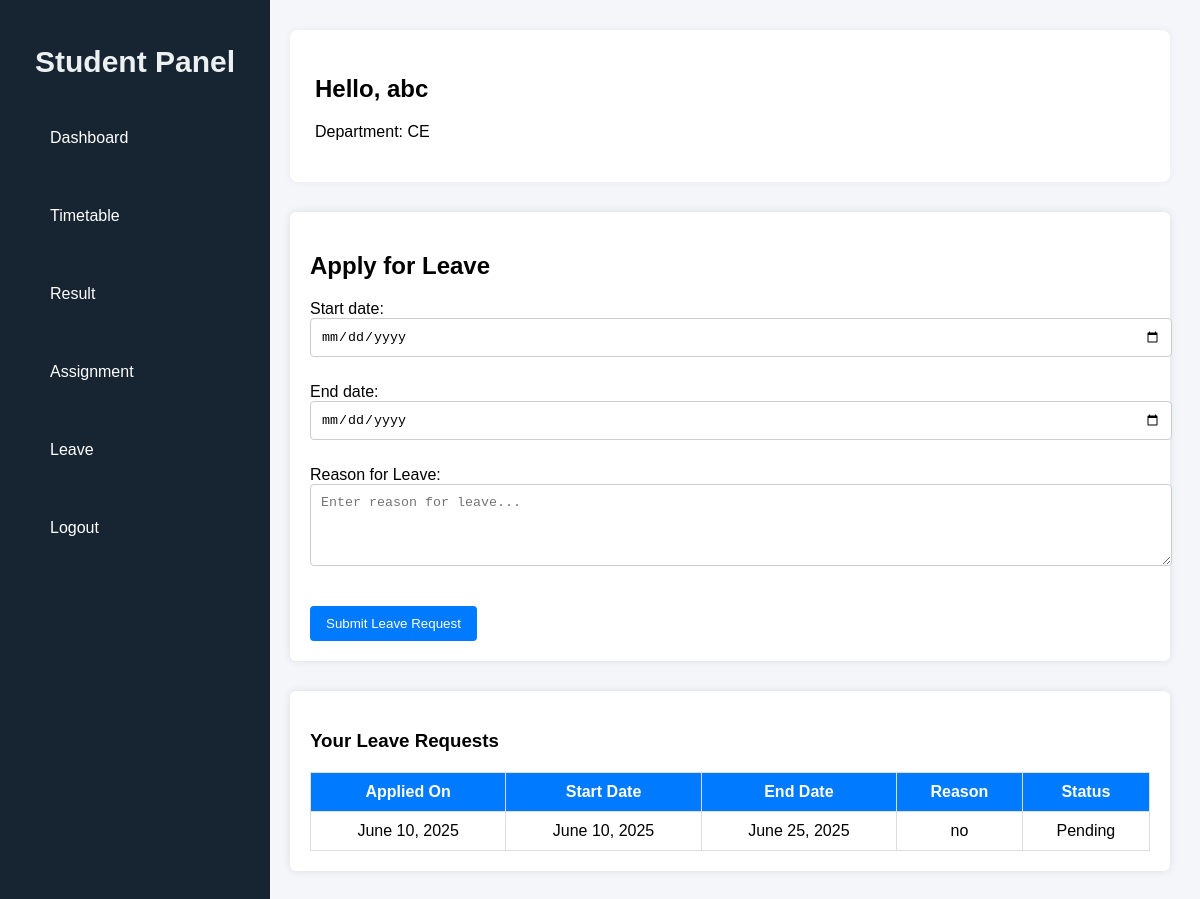
The app's page /student/leave/ (signed in) with its own data.
### CMS/models.py (models this page shows, shortened)
class CustomUser(AbstractUser):
    USER_ROLES = (
        ('student', 'Student'),
        ('faculty', 'Faculty'),
        ('hod', 'HOD'),
    )
    user_type = models.CharField(max_length=10, choices=USER_ROLES, default='student')
    email = models.EmailField(unique=True)
    role = models.CharField(max_length=10, choices=USER_ROLES)

class Student(models.Model):
    GENDER_CHOICES = (
        ('Male', 'Male'),
        ('Female', 'Female'),
        ('Other', 'Other'),
    )
    SEMESTER_CHOICES = (
        ('Semester 1', 'Semester 1'),
        ('Semester 2', 'Semester 2'),
        ('Semester 3', 'Semester 3'),
        ('Semester 4', 'Semester 4'),
        ('Semester 5', 'Semester 5'),
        ('Semester 6', 'Semester 6'),
        ('Semester 7', 'Semester 7'),
        ('Semester 8', 'Semester 8'),
    )
    user = models.OneToOneField(CustomUser, on_delete=models.CASCADE)
    roll_number = models.CharField(max_length=20, unique=True)
    department = models.ForeignKey(Department, on_delete=models.CASCADE)
    year = models.IntegerField()
    semester = models.CharField(max_length=10)
    contact_number = models.CharField(max_length=15,unique=True)
    gender = models.CharField(max_length=10, choices=GENDER_CHOICES)
    address = models.TextField()
    session_start = models.DateField()
    session_end = models.DateField()
    class Meta:
        unique_together = ('roll_number', 'year')

class Department(models.Model):
    name = models.CharField(max_length=100)
    def __str__(self):
        return self.name

class LeaveRequest(models.Model):
    USER_TYPE_CHOICES = (
        ('Faculty', 'Faculty'),
        ('Student', 'Student'),
    )
    user = models.ForeignKey('CustomUser', on_delete=models.CASCADE)
    user_type = models.CharField(max_length=10, choices=USER_TYPE_CHOICES)
    reason = models.TextField()
    status = models.CharField(
        max_length=10,
        choices=(('Pending', 'Pending'), ('Approved', 'Approved'), ('Rejected', 'Rejected')),
        default='Pending'
    )
    date = models.DateField(auto_now_add=True)
    start_date = models.DateField(null=True, blank=True)
    end_date = models.DateField(null=True, blank=True)

### CMS/views.py (the view)
# urls.py: path('student/leave/', views.apply_leave_student, name='apply_leave_student'),
@login_required #done
def apply_leave_student(request):
    user = request.user
    if not hasattr(user, 'student'):
        return redirect('home')
    if request.method == 'POST':
        form = LeaveRequestForm(request.POST)
        if form.is_valid():
            leave = form.save(commit=False)
            leave.user = user
            leave.user_type = 'Student'
            leave.save()
            return redirect('apply_leave_student')
    else:
        form = LeaveRequestForm()
    leave_requests = LeaveRequest.objects.filter(user=user).order_by('-date')
    return render(request, 'student_apply_leave.html', {'form': form, 'leave_requests': leave_requests})

### CMS/forms.py
class LeaveRequestForm(forms.ModelForm):
    class Meta:
        model = LeaveRequest
        fields = ['start_date', 'end_date' , 'reason']
        widgets = {
            'reason': forms.Textarea(attrs={'class': 'form-control', 'rows': 4, 'placeholder': 'Enter reason for leave...'}),
            'start_date': forms.DateInput(attrs={'type': 'date','required': True}),
            'end_date': forms.DateInput(attrs={'type': 'date','required': True}),
        }
        labels = {
            'reason': 'Reason for Leave',
        }

### CMS/templates/student_apply_leave.html (shortened to what this page needs)
{% load static %}
<!DOCTYPE html>
<html lang="en">
<head>
    <link rel="stylesheet" href="{% static 'css/student_dashboard.css' %}">
    <link rel="stylesheet" href="{% static 'css/student_sidebar.css' %}">
    <link rel="stylesheet" href="{% static 'css/student_leave.css' %}">
</head>
<body>
<div class="dashboard-container">
    {% include 'student_sidebar.html' %}
    <div class="main-content">
        <div class="welcome-box">
            <h2>Hello, {{ request.user.first_name|default:request.user.username }}</h2>
            <p>Department: {{ request.user.student.department }}</p>
        </div>
        <div class="leave-application-box">
            <h2>Apply for Leave</h2>
            <form method="POST">
                {{ form.as_p }}
                <button type="submit">Submit Leave Request</button>
            </form>
        </div>
        <div class="leave-history-box">
            <h3>Your Leave Requests</h3>
            <table>
                <thead>
                    <tr>
                        <th>Applied On</th>
                        <th>Start Date</th>
                        <th>End Date</th>
                        <th>Reason</th>
                        <th>Status</th>
                    </tr>
                </thead>
                <tbody>
                    {% for leave in leave_requests %}
                    <tr>
                        <td>{{ leave.date }}</td>
                        <td>{{ leave.start_date }}</td>
                        <td>{{ leave.end_date }}</td>
                        <td>{{ leave.reason }}</td>
                        <td>{{ leave.status }}</td>
                    </tr>
                    {% empty %}
                    <tr>
                        <td colspan="5">No leave requests found.</td>
                    </tr>
                    {% endfor %}
                </tbody>
            </table>
        </div>
    </div>
</div>
</body>
</html>

### CMS/static/css/student_dashboard.css (style rules this page uses)
body { margin: 0; font-family: 'Segoe UI', sans-serif; background-color: #f5f6fa; }
.dashboard-container { display: flex; }
.main-content { margin-left: 220px; padding: 30px; width: calc(100% - 220px); }
.welcome-box { background: #fff; padding: 25px; border-radius: 8px; margin-bottom: 20px; box-shadow: 0 0 8px rgba(0, 0, 0, 0.05); }

### CMS/static/css/student_leave.css (style rules this page uses)
body { font-family: Arial, sans-serif; background: #f4f6f9; margin: 0; }
.main-content { margin-left: 260px; padding: 30px; flex-grow: 1; }
.leave-application-box, .leave-history-box { background: #fff; padding: 20px; border-radius: 6px; box-shadow: 0 0 8px rgba(0,0,0,0.1); margin-top: 30px; }
.leave-application-box h2, .leave-history-box h3 { margin-bottom: 20px; }
form textarea, form input[type="date"] { width: 100%; padding: 10px; border-radius: 4px; border: 1px solid #ccc; margin-bottom: 10px; }
form button { margin-top: 10px; padding: 10px 16px; background-color: #007bff; border: none; color: white; border-radius: 4px; cursor: pointer; }
table { width: 100%; margin-top: 10px; border-collapse: collapse; }
th, td { padding: 10px; border: 1px solid #ddd; text-align: center; }
th { background: #007bff; color: white; }

### records on screen
CustomUser: user.first_name "abc", user.student.department "CE"
LeaveRequest: date "June 10, 2025", start_date "June 10, 2025", end_date "June 25, 2025", reason "no", status "Pending"
